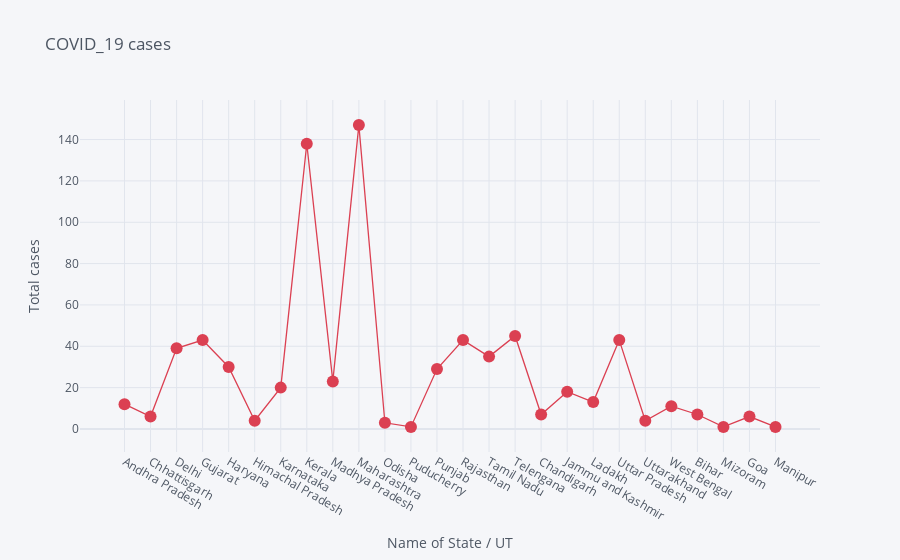
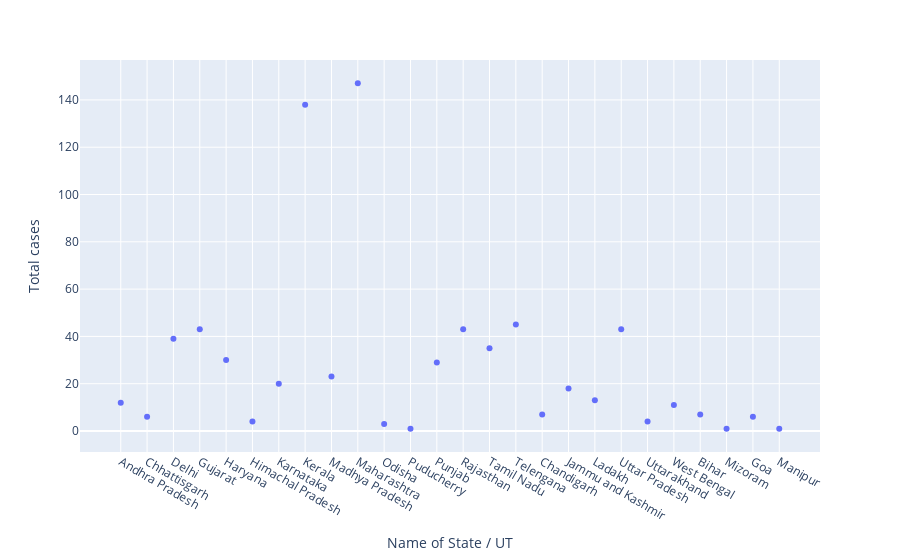

Notebook code cell kept with these figures, in order:
### Code cell
df.iplot(kind='scatter',x='Name of State / UT', y='Total cases', mode='markers+lines',colors='red',
        title='COVID_19 cases', xTitle='Name of State / UT', yTitle='Total cases')

px.scatter(df,x='Name of State / UT', y='Total cases')

### Figure 1 — Plotly figure (JSON) as saved in the notebook; plotly's stock layout.template omitted (floating-point values rounded to 4 significant figures)
{"data": [{"line": {"color": "rgba(219, 64, 82, 1.0)", "dash": "solid", "shape": "linear", "width": 1.3}, "marker": {"size": 12, "symbol": "circle"}, "mode": "markers+lines", "name": "Total cases", "text": "", "type": "scatter", "x": ["Andhra Pradesh", "Chhattisgarh", "Delhi", "Gujarat", "Haryana", "Himachal Pradesh", "Karnataka", "Kerala", "Madhya Pradesh", "Maharashtra", "Odisha", "Puducherry", "Punjab", "Rajasthan", "Tamil Nadu", "Telengana", "Chandigarh", "Jammu and Kashmir", "Ladakh", "Uttar Pradesh", "Uttarakhand", "West Bengal", "Bihar", "Mizoram", "Goa", "Manipur"], "y": [12, 6, 39, 43, 30, 4, 20, 138, 23, 147, 3, 1, 29, 43, 35, 45, 7, 18, 13, 43, 4, 11, 7, 1, 6, 1]}], "layout": {"legend": {"bgcolor": "#F5F6F9", "font": {"color": "#4D5663"}}, "paper_bgcolor": "#F5F6F9", "plot_bgcolor": "#F5F6F9", "title": {"font": {"color": "#4D5663"}, "text": "COVID_19 cases"}, "xaxis": {"gridcolor": "#E1E5ED", "showgrid": true, "tickfont": {"color": "#4D5663"}, "title": {"font": {"color": "#4D5663"}, "text": "Name of State / UT"}, "zerolinecolor": "#E1E5ED"}, "yaxis": {"gridcolor": "#E1E5ED", "showgrid": true, "tickfont": {"color": "#4D5663"}, "title": {"font": {"color": "#4D5663"}, "text": "Total cases"}, "zerolinecolor": "#E1E5ED"}}}

### Figure 2 — Plotly figure (JSON) as saved in the notebook; plotly's stock layout.template omitted (floating-point values rounded to 4 significant figures)
{"data": [{"hovertemplate": "Name of State / UT=%{x}<br>Total cases=%{y}<extra></extra>", "legendgroup": "", "marker": {"color": "#636efa", "symbol": "circle"}, "mode": "markers", "name": "", "showlegend": false, "type": "scatter", "x": ["Andhra Pradesh", "Chhattisgarh", "Delhi", "Gujarat", "Haryana", "Himachal Pradesh", "Karnataka", "Kerala", "Madhya Pradesh", "Maharashtra", "Odisha", "Puducherry", "Punjab", "Rajasthan", "Tamil Nadu", "Telengana", "Chandigarh", "Jammu and Kashmir", "Ladakh", "Uttar Pradesh", "Uttarakhand", "West Bengal", "Bihar", "Mizoram", "Goa", "Manipur"], "xaxis": "x", "y": [12, 6, 39, 43, 30, 4, 20, 138, 23, 147, 3, 1, 29, 43, 35, 45, 7, 18, 13, 43, 4, 11, 7, 1, 6, 1], "yaxis": "y"}], "layout": {"legend": {"tracegroupgap": 0}, "margin": {"t": 60}, "xaxis": {"anchor": "y", "domain": [0, 1], "title": {"text": "Name of State / UT"}}, "yaxis": {"anchor": "x", "domain": [0, 1], "title": {"text": "Total cases"}}}}
